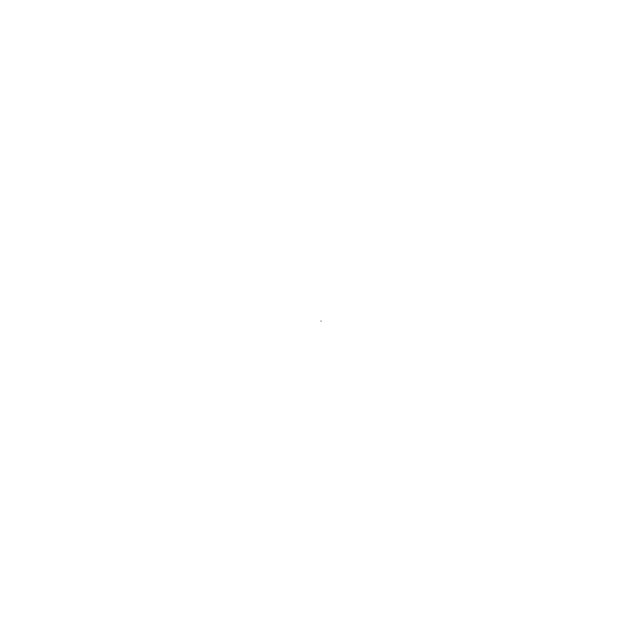
Frame 1 (no input)
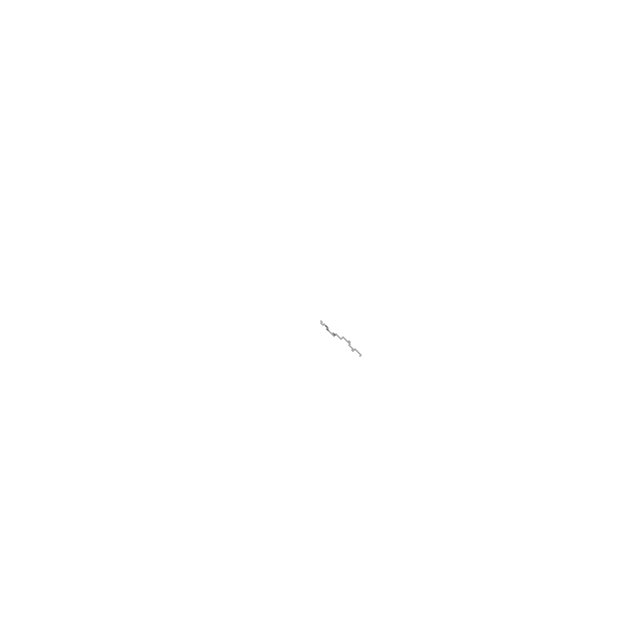
Frame 60 (no input)
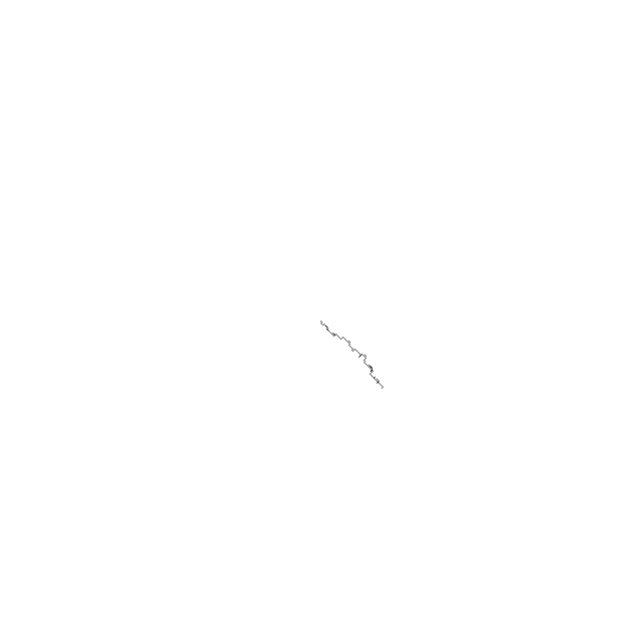
Frame 120 (the mouse pressed at the canvas centre since frame 60)

The p5.js sketch that drew these frames (run headless with seeded random() and noise() and a simulated clock; from frame 60 on, the mouse is pressed at the canvas centre):

// p5.js sketch
// ── sketch.js
class Walker{
    constructor(){
        this.x=width/2; //Initialize Walker at the centre of the screen
        this.y=height/2;  
      }


    show(){
        stroke(0);
        point(this.x,this.y);
        
    }


    step(){

        const xstep=floor(random(0,1.3)); //Makes xstep biased towards values b/w 0 and 1 .
        const ystep=floor(random(2,3.3));
        

        switch (xstep){
            case 0:
                this.x++;
                break;

            case 1:
                this.x--;
                break;
        
            default:
                break;
        }

        switch(ystep){
        
            case 2:
                this.y++;
                break;

            case 3:
                this.y--;
                break;

            default:
                break;



        }


    }

}

let walker;
function setup(){
    createCanvas(640,640);
    background(255);
    
    walker=new Walker();



}

function draw(){
    walker.step();
    walker.show();
}
